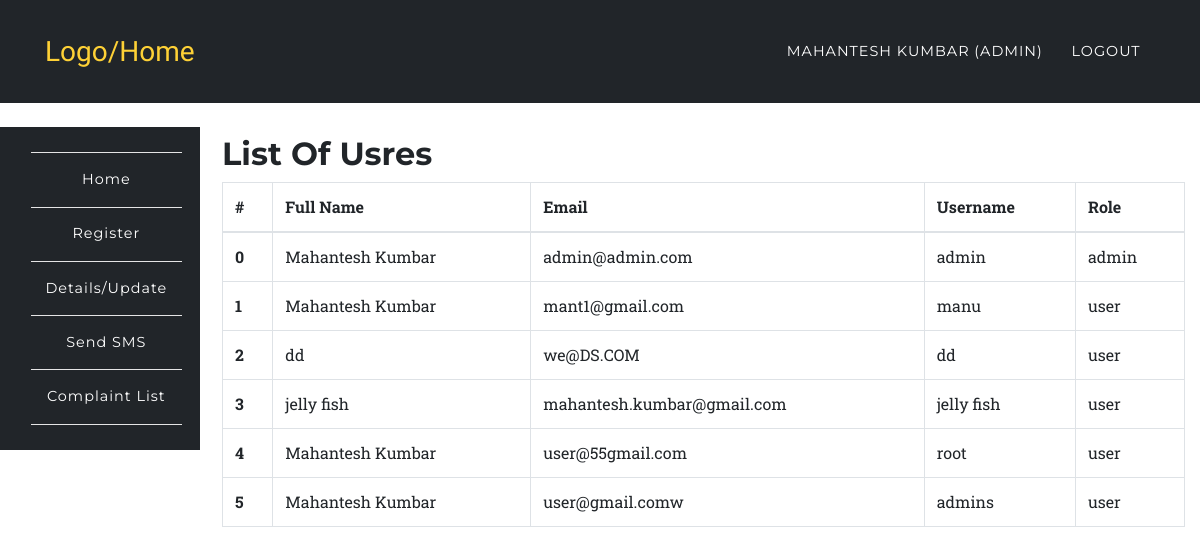
The app's page /app/users.php (signed in), older data.
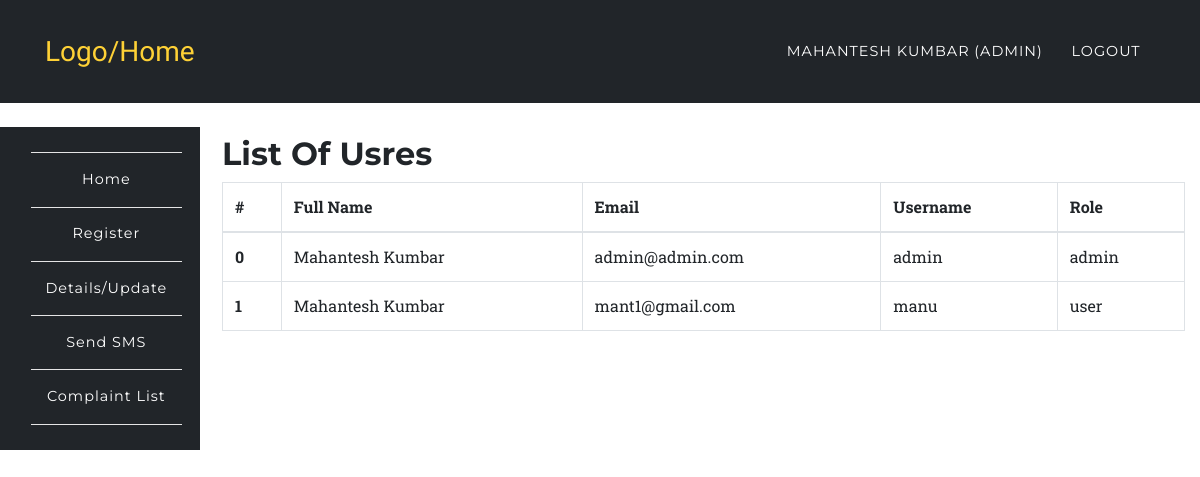
The same page, newer data.
### tables this page shows
CREATE TABLE `users` (
  `id` int(10) UNSIGNED NOT NULL,
  `fullname` varchar(191) NOT NULL,
  `mobile` varchar(191) NOT NULL,
  `username` varchar(191) NOT NULL,
  `email` varchar(191) NOT NULL,
  `password` varchar(191) NOT NULL,
  `created_at` timestamp NULL DEFAULT CURRENT_TIMESTAMP,
  `updated_at` timestamp NULL DEFAULT CURRENT_TIMESTAMP,
  `role` varchar(100) DEFAULT 'user',
  `status` int(1) NOT NULL DEFAULT '1'
);

### app/users.php (the view, shortened to what this page needs)
<?php
	require '../config/config.php';
		try {
			$stmt = $connect->prepare('SELECT * FROM users');
			$stmt->execute();
			$data = $stmt->fetchAll(PDO::FETCH_ASSOC);
		}
		catch(PDOException $e) {
			$errMsg = $e->getMessage();
		}
?>
<?php include '../include/header.php';?>
	<nav class="navbar navbar-expand-lg navbar-dark" style="background-color:#212529;" id="mainNav">
      <div class="container">
        <a class="navbar-brand js-scroll-trigger" href="../index.php">Logo/Home</a>
        <div class="collapse navbar-collapse" id="navbarResponsive">
          <ul class="navbar-nav text-uppercase ml-auto">
            <li class="nav-item">
              <a class="nav-link" href="login.php"><?php echo $_SESSION['fullname']; ?> <?php if($_SESSION['role'] == 'admin'){ echo "(Admin)"; } ?></a>
            </li>
            <li class="nav-item">
              <a href="../auth/logout.php" class="nav-link">Logout</a>
            </li>
          </ul>
        </div>
      </div>
    </nav>
<?php include '../include/side-nav.php';?>
<section class="wrapper" style="margin-left:16%;margin-top: -11%;">
	<div class="container">
		<div class="row">
			<div class="col-12">
				<h2>List Of Usres</h2>
				<div class="table-responsive">
					<table class="table table-bordered">
					  <thead>
					    <tr>
					      <th>#</th>
					      <th>Full Name</th>
					      <th>Email</th>
					      <th>Username</th>
					      <th>Role</th>
					    </tr>
					  </thead>
					  <tbody>
					  	<?php
					  		foreach ($data as $key => $value) {
							   echo '<tr>';
							      echo '<th scope="row">'.$key.'</th>';
							      echo '<td>'.$value['fullname'].'</td>';
							      echo '<td>'.$value['email'].'</td>';
							      echo '<td>'.$value['username'].'</td>';
							      echo '<td>'.$value['role'].'</td>';
							   echo '</tr>';
					  		}
					  	?>
					  </tbody>
					</table>
				</div>
			</div>
		</div>
	</div>
</section>
<?php include '../include/footer.php';?>

### include/header.php (shortened to what this page needs)
<!DOCTYPE html>
<html lang="en">
  <head>
    <link href="../assets/plugins/bootstrap/css/bootstrap.min.css" rel="stylesheet">
    <link href="../assets/plugins/font-awesome/css/font-awesome.min.css" rel="stylesheet" type="text/css">
    <link href="../assets/css/rent.css" rel="stylesheet">
    <link href="../assets/css/style.css" rel="stylesheet">
  </head>
  <body id="page-top">

### include/side-nav.php (shortened to what this page needs)
<br>
	<nav class="navbar navbar-expand-sm navbar-default sidebar" style="background-color:#212529;" id="mainNav">
      <div class="container">
        <div class="collapse navbar-collapse" id="navbarResponsive1">
          <ul class="navbar-nav text-center" style="    flex-direction: column;">
            <li class="nav-item">
              <a class="nav-link" href="../auth/dashboard.php">Home</a>
            </li>
            <li class="nav-item">
            	<?php if($_SESSION['role'] == 'admin' || $_SESSION['role'] == 'user'){
	        		echo '<a href="../app/register.php" class="nav-link">Register</a>';
	      	 	} ?>
            </li>
            <li class="nav-item">
	        	<a href="../app/list.php" class="nav-link">Details/Update</a>
            </li>
            <li class="nav-item">
              <?php if($_SESSION['role'] == 'admin'){
                echo '<a href="../app/sms.php" class="nav-link">Send SMS</a>';
              } ?>
            </li>
            <li class="nav-item">
              <?php if($_SESSION['role'] == 'admin'){
                echo '<a href="../app/cmplist.php" class="nav-link">Complaint List</a>';
              } ?>
            </li>
          </ul>
        </div>
      </div>
    </nav>

### include/footer.php (shortened to what this page needs)
  </body>
</html>

### assets/css/rent.css (style rules this page uses)
body { overflow-x: hidden; font-family: 'Roboto Slab', 'Helvetica Neue', Helvetica, Arial, sans-serif; }
a { color: #fed136; }
h1, h2, h3, h4, h5, h6 { font-weight: 700; font-family: 'Montserrat', 'Helvetica Neue', Helvetica, Arial, sans-serif; }
section { padding: 100px 0; }
@media (min-width: 768px) { section { padding: 140px 0; } }
#mainNav { background-color: #212529; }
#mainNav .navbar-brand { color: #fed136; font-family: 'Kaushan Script', 'Helvetica Neue', Helvetica, Arial, cursive; }
#mainNav .navbar-nav .nav-item .nav-link { font-size: 90%; font-weight: 400; padding: 0.75em 0; letter-spacing: 1px; color: white; font-family: 'Montserrat', 'Helvetica Neue', Helvetica, Arial, sans-serif; }
@media (min-width: 992px) { #mainNav { padding-top: 25px; padding-bottom: 25px; -webkit-transition: padding-top 0.3s, padding-bottom 0.3s; -moz-transition: padding-top 0.3s, padding-bottom 0.3s; transition: padding-top 0.3s, padding-bottom 0.3s; border: none; background-color: transparent; } }
@media (min-width: 992px) { #mainNav .navbar-brand { font-size: 1.75em; -webkit-transition: all 0.3s; -moz-transition: all 0.3s; transition: all 0.3s; } }
@media (min-width: 992px) { #mainNav .navbar-nav .nav-item .nav-link { padding: 1.1em 1em !important; } }

### assets/css/style.css (style rules this page uses)
.navbar { border-radius: 0px; }
nav.sidebar, .main { -webkit-transition: margin 200ms ease-out; -moz-transition: margin 200ms ease-out; -o-transition: margin 200ms ease-out; transition: margin 200ms ease-out; }
@media (min-width: 765px) { nav.sidebar .navbar-nav > li:first-child { border-top: 1px #e5e5e5 solid; } }
@media (min-width: 765px) { nav.sidebar .navbar-nav > li { border-bottom: 1px #e5e5e5 solid; } }
@media (min-width: 765px) { nav.sidebar .navbar-collapse, nav.sidebar .container-fluid { padding: 0 0px 0 0px; } }
@media (min-width: 765px) { nav.sidebar { width: 200px; height: 100%; //margin-left: -160px; float: left; margin-bottom: 0px; } }
@media (min-width: 765px) { nav.sidebar li { width: 100%; } }
section { padding-left: 15px; }

Row changes from the older to the newer data that the page shows:
removed users: key "2", fullname "dd", email "we@DS.COM", username "dd", role "user"
removed users: key "3", fullname "jelly fish", email "mahantesh.kumbar@gmail.com", username "jelly fish", role "user"
removed users: key "4", fullname "Mahantesh Kumbar", email "user@55gmail.com", username "root", role "user"
removed users: key "5", fullname "Mahantesh Kumbar", email "user@gmail.comw", username "admins", role "user"
